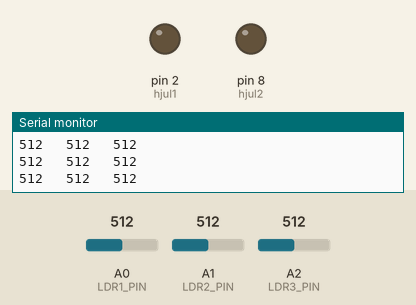
Simulated run of this sketch. Board: Arduino Uno, built for the host (arithmetic inside an expression is 32-bit, double 64-bit). On the bench: output pins drawn as LEDs (lit = HIGH), the last lines printed to the serial monitor. The test bench sets the inputs (shaded band); at power-on: A0 (LDR1_PIN) = 512, A1 (LDR2_PIN) = 512, A2 (LDR3_PIN) = 512.

Above: at 1.2 s.
1.3 s: A0 (LDR1_PIN) set to 504
At 1.7 s:
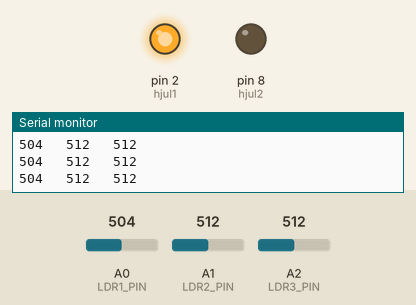
2.8 s: A1 (LDR2_PIN) set to 487
At 3.8 s:
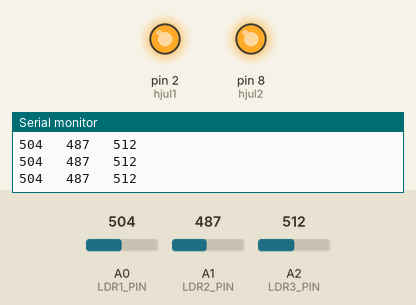
4.3 s: A2 (LDR3_PIN) set to 476
At 5.2 s:
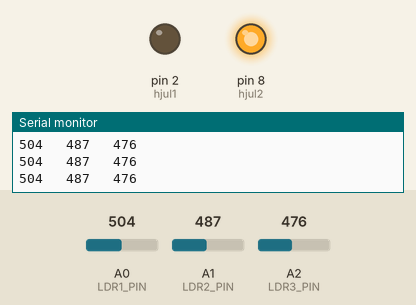
5.9 s: A2 (LDR3_PIN) set to 511
At 7.1 s:
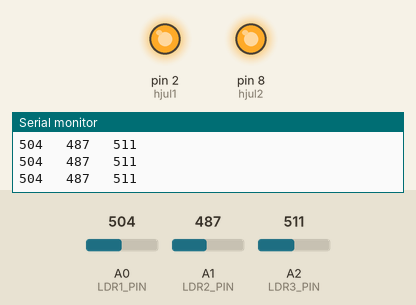
7.4 s: A2 (LDR3_PIN) set to 306
At 8.4 s:
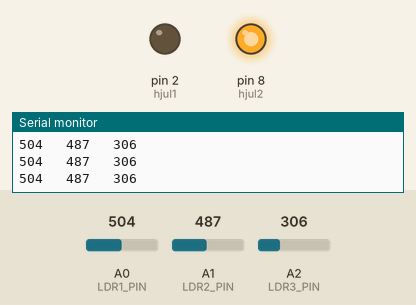
10.4 s: A0 (LDR1_PIN) set to 0
At 11.7 s:
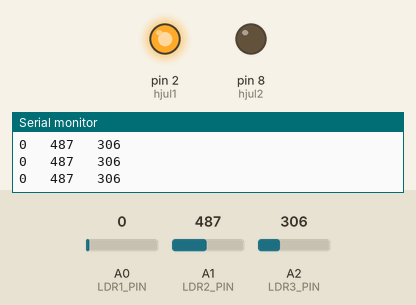
Timing chart, 0 to 13.4 s (numbered marks = the images above; inputs shaded):
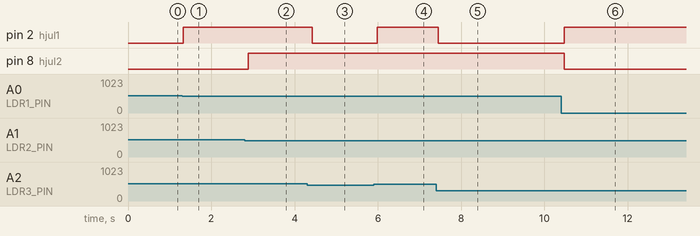

The sketch:

TP_projekt_batmobile.ino
```cpp
/*
Fil: arduino_project1_myggan_.ino
Författare: William Kowalski Merrick
Datum: 2025-02-04
Beskrivning: Programmet ska ta emot olika datavärden från olika ljussensorer och ser vilken ljussensor som mäter högst värde.
Programmet får hjulen att svänga åt det håll som störst ljus läses av.
*/


const int LDR1_PIN = A0;  // Pin för LDR1
const int LDR2_PIN = A1;  // Pin för LDR2
const int LDR3_PIN = A2;  // Pin för LDR3


const int hjul1 = 2;  //Pin för hjul nr 1
const int hjul2 = 8;  //Pin för hjul nr 2

const int arrLängd = 10;  // Mängden värden som arrayen kan ha

int arr1[arrLängd];  // Array för att lagra de senaste mätvärdena
int arr2[arrLängd];
int arr3[arrLängd];
int index = 0;

int med1 = 0;  // Tar in alla värden i arrayerna från "sum" och delar på "arrLängd" (10). Dessa ska sedan jämföras med alla andra "med" för det största värdet
int med2 = 0;
int med3 = 0;

void setup() {
  Serial.begin(9600);
  pinMode(hjul1, OUTPUT);  //Startar igång hjulen
  pinMode(hjul2, OUTPUT);

  pinMode(LDR1_PIN, INPUT);  //Startar igång mina tre LDR
  pinMode(LDR2_PIN, INPUT);
  pinMode(LDR3_PIN, INPUT);
}

void loop() {
  starkaste_ljus();

  Serial.print(med1);
  Serial.print("   ");
  Serial.print(med2);
  Serial.print("   ");
  Serial.println(med3);

  if (med1 < med2 && med1 < med3) { // Tittar vilket värde som är högst, beroende på vilket värde som är högst startar den en viss funktion
    vanster();
  } else if (med2 < med1 && med2 < med3) {
    fram();
  } else if (med3 < med1 && med3 < med2) {
    hoger();
  }
}

// Denna funktion ska se vilken ljussensor som känner starkast ljus.
void starkaste_ljus() {
  // Beräkna medelvärdet

  int sum1 = 0;  // Summan av alla värdena av array 1 från LDR1
  int sum2 = 0;  // Summan av alla värdena av array 2 från LDR2
  int sum3 = 0;  // Summan av alla värdena av array 3 från LDR3

  arr1[index] = analogRead(LDR1_PIN); // Lägger in värden som mäts
  arr2[index] = analogRead(LDR2_PIN);
  arr3[index] = analogRead(LDR3_PIN);

  index = (index + 1)%10;

  for (int i = 0; i < arrLängd; i++) { // En for loop
    sum1 += arr1[i];
    sum2 += arr2[i];
    sum3 += arr3[i];
  }

  med1 = sum1/arrLängd;
  med2 = sum2/arrLängd;
  med3 = sum3/arrLängd;

}

//Mina funktioner som ska bestämma rikting för bilen, jag har fyra olika, en som går fram,
//En annan går till höger och den tredje går till vänster.


//.Denna funktionen gör att bilen åker rakt fram. Det gör vi genom att inom funktionen sätta igång både hjulen (motorerna samtidigt)
void fram() {
  digitalWrite(hjul1, HIGH);
  digitalWrite(hjul2, HIGH);
}

//Denna funktionen gör att bilen kommer att svänga åt höger, genom att sätta igång endast en motor kommer detta att gå, genom att sätta igång den motsatta motorn åt det håll vi vill
void hoger() {
  digitalWrite(hjul1, LOW);
  digitalWrite(hjul2, HIGH);
}

//Denna funktionen gör att bilen kommer att svänga åt vänster, genom att sätta igång endast en motor kommer detta att gå, genom att sätta igång den motsatta motorn åt det håll vi vill
void vanster() {
  digitalWrite(hjul1, HIGH);
  digitalWrite(hjul2, LOW);
}

void stop() {
  digitalWrite(hjul1, LOW);
  digitalWrite(hjul2, LOW);
}
```

Measured:
- the behaviour switches between 512 and 511 on A0 (LDR1_PIN) (found by bisection; images 0 and 1)
- the behaviour switches between 504 and 503 on A1 (LDR2_PIN) (found by bisection; images 1 and 2)
- the behaviour switches between 487 and 486 on A2 (LDR3_PIN) (found by bisection; images 2 and 3)
- after the input at 1.3 s, pin 2 (hjul1): LOW → HIGH at once
- after the input at 2.8 s, pin 8 (hjul2): LOW → HIGH after 0.09 s
- after the input at 4.3 s, pin 2 (hjul1): HIGH → LOW after 0.13 s
- after the input at 5.9 s, pin 2 (hjul1): LOW → HIGH after 0.08 s
- after the input at 7.4 s, pin 2 (hjul1): HIGH → LOW after 0.05 s
- after the input at 10.4 s, pin 2 (hjul1): LOW → HIGH after 0.08 s; pin 8 (hjul2): HIGH → LOW after 0.08 s
